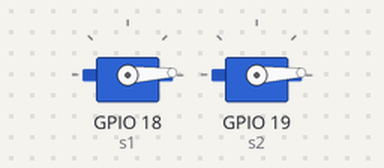
The program below on a simulated ESP32. On the bench: 2 × servo.

Above: at 0.05 s.
At 1.95 s:
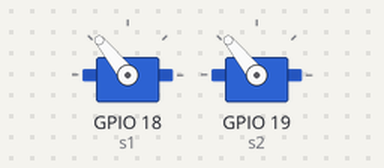
At 3.9 s:
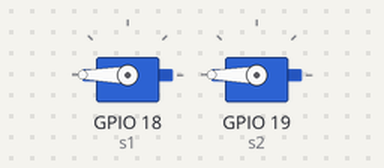
At 7.8 s:
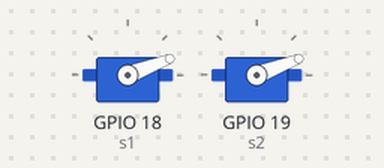
Timing chart, 0 to 10.5 s (numbered marks = the images above):
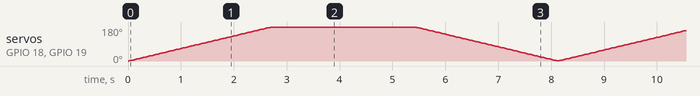

The program:

main.cpp
```cpp
#include <Arduino.h>
#include <ESP32Servo.h>

// put function declarations here:
// int myFunction(int, int);
Servo s1;
Servo s2;

void setup() {
  // put your setup code here, to run once:
  //   int result = myFunction(2, 3);
  s1.attach(18, 500, 2500);
  s2.attach(19, 500, 2500);

  //   s1.write(90);
}

void loop() {
  // put your main code here, to run repeatedly:
  for (int i = 0; i <= 270; i += 1) {
    s1.write(i);
    s2.write(i);
    delay(15);
  }
  for (int i = 270; i > 0; i -= 1) {
    s1.write(i);
    s2.write(i);
    delay(15);
  }

}

// put function definitions here:
// int myFunction(int x, int y) {
//   return x + y;
// }
```
